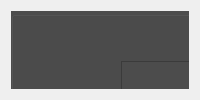
            <widget class="QWidget" name="page_2">
             <layout class="QVBoxLayout" name="verticalLayout_6">
              <item>
               <widget class="QFrame" name="frame_3">
                <property name="frameShape">
                 <enum>QFrame::StyledPanel</enum>
                </property>
                <property name="frameShadow">
                 <enum>QFrame::Raised</enum>
                </property>
                <widget class="QGroupBox" name="groupBox_2">
                 <property name="geometry">
                  <rect>
                   <x>0</x>
                   <y>0</y>
                   <width>1271</width>
                   <height>801</height>
                  </rect>
                 </property>
                 <property name="styleSheet">
                  <string notr="true">background-color:#4c4c4c;</string>
                 </property>
                 <property name="title">
                  <string/>
                 </property>
                 <widget class="QPushButton" name="btnClearLive">
                  <property name="geometry">
                   <rect>
                    <x>1080</x>
                    <y>580</y>
                    <width>111</width>
                    <height>31</height>
                   </rect>
                  </property>
                  <property name="font">
                   <font>
                    <family>Segoe UI</family>
                    <pointsize>12</pointsize>
                    <weight>75</weight>
                    <bold>true</bold>
                   </font>
                  </property>
                  <property name="styleSheet">
                   <string notr="true">QPushButton {
	border: 2px solid rgb(52, 59, 72);
	border-radius: 5px;	
	background-color:blue;
	color:white;
}
QPushButton:hover {
	background-color:#356ca3;
	border: 2px solid rgb(61, 70, 86);
}
</string>
                  </property>
                  <property name="text">
                   <string>CLEAR</string>
                  </property>
                 </widget>
                 <widget class="QTextEdit" name="outputText_Live">
                  <property name="geometry">
                   <rect>
                    <x>110</x>
                    <y>50</y>
                    <width>1061</width>
                    <height>521</height>
                   </rect>
                  </property>
                  <property name="font">
                   <font>
                    <pointsize>10</pointsize>
                   </font>
                  </property>
                  <property name="styleSheet">
                   <string notr="true">color:white;</string>
                  </property>
                 </widget>
                 <widget class="QPushButton" name="btnStartLive">
                  <property name="geometry">
                   <rect>
                    <x>130</x>
                    <y>700</y>
                    <width>211</width>
                    <height>51</height>
                   </rect>
                  </property>
                  <property name="font">
                   <font>
                    <family>Segoe UI</family>
                    <pointsize>12</pointsize>
                    <weight>75</weight>
                    <bold>true</bold>
                   </font>
                  </property>
                  <property name="styleSheet">
                   <string notr="true">QPushButton {
	border: 2px solid rgb(52, 59, 72);
	border-radius: 5px;	
	background-color:rgb(12, 149, 53);
	color:white;
}
QPushButton:hover {
	background-color:#0c9535;
	border: 2px solid rgb(61, 70, 86);
}
QPushButton:pressed {	
	background-color: #0ebc40;
	border: 2px solid rgb(43, 50, 61);
}</string>
                  </property>
                  <property name="text">
                   <string>START RECORDING</string>
                  </property>
                 </widget>
                 <widget class="QPushButton" name="btnDocsLive">
                  <property name="geometry">
                   <rect>
                    <x>900</x>
                    <y>580</y>
                    <width>161</width>
                    <height>31</height>
                   </rect>
                  </property>
                  <property name="font">
                   <font>
                    <family>Segoe UI</family>
                    <pointsize>12</pointsize>
                    <weight>75</weight>
                    <bold>true</bold>
                   </font>
                  </property>
                  <property name="styleSheet">
                   <string notr="true">QPushButton {
	border: 2px solid rgb(52, 59, 72);
	border-radius: 5px;	
	background-color:#54a7ff;
	color:white;
}
QPushButton:hover {
	background-color:#356ca3;
	border: 2px solid rgb(61, 70, 86);
}
</string>
                  </property>
                  <property name="text">
                   <string>EXPORT  DOCS</string>
                  </property>
                 </widget>
                 <widget class="QPushButton" name="btnPDFLive">
                  <property name="geometry">
                   <rect>
                    <x>710</x>
                    <y>580</y>
                    <width>171</width>
                    <height>31</height>
                   </rect>
                  </property>
                  <property name="font">
                   <font>
                    <family>Segoe UI</family>
                    <pointsize>12</pointsize>
                    <weight>75</weight>
                    <bold>true</bold>
                   </font>
                  </property>
                  <property name="styleSheet">
                   <string notr="true">QPushButton {
	border: 2px solid rgb(52, 59, 72);
	border-radius: 5px;	
	background-color:#9a0008;
	color:white;
}
QPushButton:hover {
	background-color:#d5000e;
	border: 2px solid rgb(61, 70, 86);
}
</string>
                  </property>
                  <property name="text">
                   <string>EXPORT TO PDF</string>
                  </property>
                 </widget>
                 <widget class="QLabel" name="label_8">
                  <property name="geometry">
                   <rect>
                    <x>520</x>
                    <y>20</y>
                    <width>231</width>
                    <height>21</height>
                   </rect>
                  </property>
                  <property name="font">
                   <font>
                    <pointsize>14</pointsize>
                   </font>
                  </property>
                  <property name="styleSheet">
                   <string notr="true">color:white;</string>
                  </property>
                  <property name="text">
                   <string>Live Speech Transcription</string>
                  </property>
                 </widget>
                 <widget class="QComboBox" name="selectLiveModel">
                  <property name="geometry">
                   <rect>
                    <x>120</x>
                    <y>630</y>
                    <width>211</width>
                    <height>41</height>
                   </rect>
                  </property>
                  <property name="font">
                   <font>
                    <family>Segoe UI</family>
                    <pointsize>14</pointsize>
                   </font>
                  </property>
                  <property name="styleSheet">
                   <string notr="true">QComboBox{
	background-color:white;
	border-radius: 5px;
	padding: 5px;
	padding-left: 10px;
	color:black;
	border: 2px solid rgb(27, 29, 35);
}
QComboBox:hover{
	border: 2px solid rgb(64, 71, 88);
}
QComboBox QAbstractItemView {
	color: white;
	background-color:rgb(204, 65, 68);
	padding: 10px;
	selection-background-color: rgb(39, 44, 54);
}</string>
                  </property>
                  <item>
                   <property name="text">
                    <string>English 1</string>
                   </property>
                  </item>
                  <item>
                   <property name="text">
                    <string>Filipino</string>
                   </property>
                  </item>
                 </widget>
                 <widget class="QLabel" name="label_12">
                  <property name="geometry">
                   <rect>
                    <x>150</x>
                    <y>600</y>
                    <width>171</width>
                    <height>21</height>
                   </rect>
                  </property>
                  <property name="font">
                   <font>
                    <pointsize>11</pointsize>
                   </font>
                  </property>
                  <property name="styleSheet">
                   <string notr="true">color:white;</string>
                  </property>
                  <property name="text">
                   <string>Select Language </string>
                  </property>
                 </widget>
                 <widget class="QPushButton" name="btnStopLive">
                  <property name="geometry">
                   <rect>
                    <x>360</x>
                    <y>700</y>
                    <width>211</width>
                    <height>51</height>
                   </rect>
                  </property>
                  <property name="font">
                   <font>
                    <family>Segoe UI</family>
                    <pointsize>12</pointsize>
                    <weight>75</weight>
                    <bold>true</bold>
                   </font>
                  </property>
                  <property name="styleSheet">
                   <string notr="true">QPushButton {
	border: 2px solid rgb(52, 59, 72);
	border-radius: 5px;	
	background-color:red;
	color:white;
}
QPushButton:hover {
	background-color:#0c9535;
	border: 2px solid rgb(61, 70, 86);
}
QPushButton:pressed {	
	background-color: #0ebc40;
	border: 2px solid rgb(43, 50, 61);
}</string>
                  </property>
                  <property name="text">
                   <string>STOP </string>
                  </property>
                 </widget>
                 <widget class="QComboBox" name="selectMicrophone">
                  <property name="geometry">
                   <rect>
                    <x>350</x>
                    <y>630</y>
                    <width>391</width>
                    <height>41</height>
                   </rect>
                  </property>
                  <property name="font">
                   <font>
                    <family>Segoe UI</family>
                    <pointsize>14</pointsize>
                   </font>
                  </property>
                  <property name="styleSheet">
                   <string notr="true">QComboBox{
	background-color:white;
	border-radius: 5px;
	padding: 5px;
	padding-left: 10px;
	color:black;
	border: 2px solid rgb(27, 29, 35);
}
QComboBox:hover{
	border: 2px solid rgb(64, 71, 88);
}
QComboBox QAbstractItemView {
	color: white;
	background-color:rgb(204, 65, 68);
	padding: 10px;
	selection-background-color: rgb(39, 44, 54);
}</string>
                  </property>
                 </widget>
                 <widget class="QLabel" name="label_13">
                  <property name="geometry">
                   <rect>
                    <x>370</x>
                    <y>600</y>
                    <width>171</width>
                    <height>21</height>
                   </rect>
                  </property>
                  <property name="font">
                   <font>
                    <pointsize>11</pointsize>
                   </font>
                  </property>
                  <property name="styleSheet">
                   <string notr="true">color:white;</string>
                  </property>
                  <property name="text">
                   <string>Microphone</string>
                  </property>
                 </widget>
                </widget>
               </widget>
              </item>
             </layout>
            </widget>
